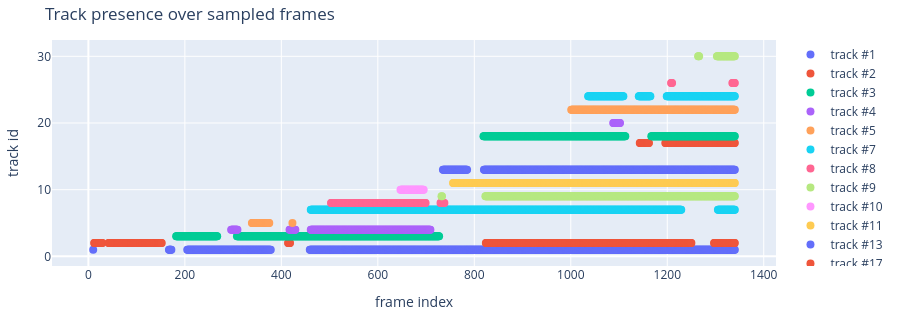

The cell this chart's notebook holds for it:
### Markdown cell above
## Track persistence

### Code cell
all_track_ids = sorted(set().union(*track_ids_per_frame)) if track_ids_per_frame else []
print(f"{len(all_track_ids)} unique track ids observed over {len(frames)} sampled frames\n")

# Show a compact timeline of tracks over time.
import plotly.graph_objects as go

frame_positions = np.array(frame_indices)

fig = go.Figure()
for track_id in all_track_ids:
    hits = [idx for idx, ids in enumerate(track_ids_per_frame) if track_id in ids]
    if hits:
        fig.add_trace(
            go.Scatter(
                x=[frame_positions[idx] for idx in hits],
                y=[track_id] * len(hits),
                mode="markers",
                marker=dict(size=8),
                name=f"track #{track_id}",
            )
        )

fig.update_layout(
    title="Track presence over sampled frames",
    xaxis_title="frame index",
    yaxis_title="track id",
    height=320,
    margin=dict(l=40, r=20, t=40, b=40),
)
fig.show()

### Figure 1 — Plotly figure (JSON) as saved in the notebook; plotly's stock layout.template omitted (floating-point values rounded to 4 significant figures; data arrays with more than 128 entries replaced by an {"elided": "..."} marker saying what was removed)
{"data": [{"marker": {"size": 8}, "mode": "markers", "name": "track #1", "type": "scatter", "x": {"elided": "1063 int values"}, "y": {"elided": "1063 int values"}}, {"marker": {"size": 8}, "mode": "markers", "name": "track #2", "type": "scatter", "x": {"elided": "605 int values"}, "y": {"elided": "605 int values"}}, {"marker": {"size": 8}, "mode": "markers", "name": "track #3", "type": "scatter", "x": {"elided": "506 int values"}, "y": {"elided": "506 int values"}}, {"marker": {"size": 8}, "mode": "markers", "name": "track #4", "type": "scatter", "x": {"elided": "276 int values"}, "y": {"elided": "276 int values"}}, {"marker": {"size": 8}, "mode": "markers", "name": "track #5", "type": "scatter", "x": [339, 340, 341, 342, 343, 344, 345, 346, 347, 348, 349, 350, 351, 352, 353, 354, 355, 356, 357, 358, 359, 360, 361, 362, 363, 364, 365, 366, 367, 368, 369, 370, 371, 372, 373, 374, 375, 423], "y": [5, 5, 5, 5, 5, 5, 5, 5, 5, 5, 5, 5, 5, 5, 5, 5, 5, 5, 5, 5, 5, 5, 5, 5, 5, 5, 5, 5, 5, 5, 5, 5, 5, 5, 5, 5, 5, 5]}, {"marker": {"size": 8}, "mode": "markers", "name": "track #7", "type": "scatter", "x": {"elided": "805 int values"}, "y": {"elided": "805 int values"}}, {"marker": {"size": 8}, "mode": "markers", "name": "track #8", "type": "scatter", "x": {"elided": "206 int values"}, "y": {"elided": "206 int values"}}, {"marker": {"size": 8}, "mode": "markers", "name": "track #9", "type": "scatter", "x": {"elided": "520 int values"}, "y": {"elided": "520 int values"}}, {"marker": {"size": 8}, "mode": "markers", "name": "track #10", "type": "scatter", "x": [647, 648, 649, 650, 651, 652, 653, 654, 655, 656, 657, 658, 659, 660, 661, 662, 663, 664, 665, 666, 667, 668, 669, 670, 671, 672, 673, 674, 675, 676, 677, 678, 679, 680, 681, 682, 683, 684, 685, 686, 687, 688, 689, 690, 691, 692, 693, 694, 695], "y": [10, 10, 10, 10, 10, 10, 10, 10, 10, 10, 10, 10, 10, 10, 10, 10, 10, 10, 10, 10, 10, 10, 10, 10, 10, 10, 10, 10, 10, 10, 10, 10, 10, 10, 10, 10, 10, 10, 10, 10, 10, 10, 10, 10, 10, 10, 10, 10, 10]}, {"marker": {"size": 8}, "mode": "markers", "name": "track #11", "type": "scatter", "x": {"elided": "585 int values"}, "y": {"elided": "585 int values"}}, {"marker": {"size": 8}, "mode": "markers", "name": "track #13", "type": "scatter", "x": {"elided": "572 int values"}, "y": {"elided": "572 int values"}}, {"marker": {"size": 8}, "mode": "markers", "name": "track #17", "type": "scatter", "x": {"elided": "165 int values"}, "y": {"elided": "165 int values"}}, {"marker": {"size": 8}, "mode": "markers", "name": "track #18", "type": "scatter", "x": {"elided": "469 int values"}, "y": {"elided": "469 int values"}}, {"marker": {"size": 8}, "mode": "markers", "name": "track #20", "type": "scatter", "x": [1088, 1089, 1090, 1091, 1092, 1093, 1094, 1095, 1096, 1097, 1098, 1099, 1100, 1101, 1102], "y": [20, 20, 20, 20, 20, 20, 20, 20, 20, 20, 20, 20, 20, 20, 20]}, {"marker": {"size": 8}, "mode": "markers", "name": "track #22", "type": "scatter", "x": {"elided": "340 int values"}, "y": {"elided": "340 int values"}}, {"marker": {"size": 8}, "mode": "markers", "name": "track #24", "type": "scatter", "x": {"elided": "241 int values"}, "y": {"elided": "241 int values"}}, {"marker": {"size": 8}, "mode": "markers", "name": "track #26", "type": "scatter", "x": [1208, 1209, 1210, 1335, 1336, 1337, 1338, 1339, 1340], "y": [26, 26, 26, 26, 26, 26, 26, 26, 26]}, {"marker": {"size": 8}, "mode": "markers", "name": "track #30", "type": "scatter", "x": [1264, 1265, 1266, 1303, 1304, 1305, 1306, 1307, 1308, 1309, 1310, 1311, 1312, 1313, 1314, 1315, 1316, 1317, 1318, 1319, 1320, 1321, 1322, 1323, 1324, 1325, 1326, 1327, 1328, 1329, 1330, 1331, 1332, 1333, 1334, 1335, 1336, 1337, 1338, 1339, 1340], "y": [30, 30, 30, 30, 30, 30, 30, 30, 30, 30, 30, 30, 30, 30, 30, 30, 30, 30, 30, 30, 30, 30, 30, 30, 30, 30, 30, 30, 30, 30, 30, 30, 30, 30, 30, 30, 30, 30, 30, 30, 30]}], "layout": {"height": 320, "margin": {"b": 40, "l": 40, "r": 20, "t": 40}, "title": {"text": "Track presence over sampled frames"}, "xaxis": {"title": {"text": "frame index"}}, "yaxis": {"title": {"text": "track id"}}}}
